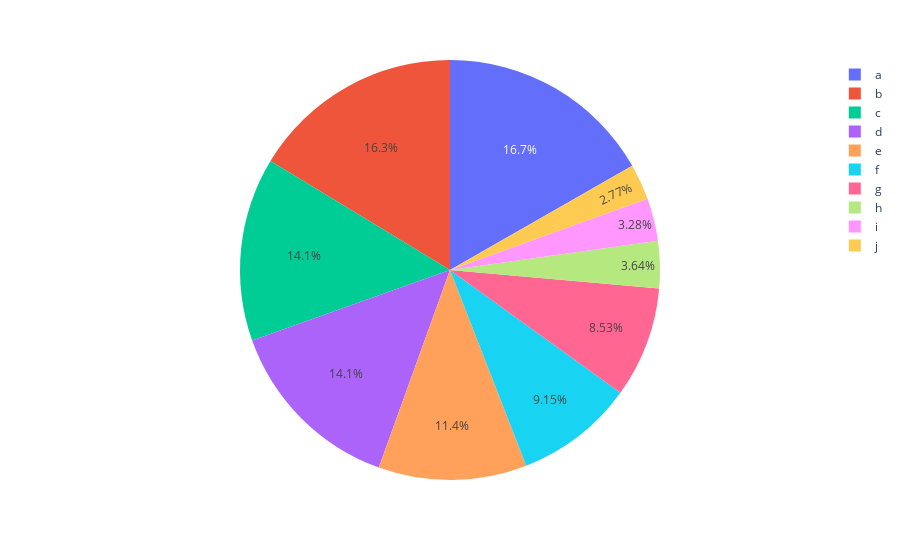

Notebook source saved alongside this figure:
### Code cell
out

### Figure 1 — Plotly figure (JSON) as saved in the notebook; plotly's stock layout.template omitted (floating-point values rounded to 4 significant figures)
{"data": [{"customdata": [["a"], ["b"], ["c"], ["d"], ["e"], ["f"], ["g"], ["h"], ["i"], ["j"]], "domain": {"x": [0, 1], "y": [0, 1]}, "hovertemplate": "answer=%{customdata[0]}<br>count=%{value}<extra></extra>", "labels": ["a", "b", "c", "d", "e", "f", "g", "h", "i", "j"], "legendgroup": "", "marker": {"colors": ["#636efa", "#EF553B", "#00cc96", "#ab63fa", "#FFA15A", "#19d3f3", "#FF6692", "#B6E880", "#FF97FF", "#FECB52"]}, "name": "", "showlegend": true, "type": "pie", "values": [30040, 29314, 25377, 25240, 20510, 16433, 15323, 6536, 5893, 4968]}], "layout": {"legend": {"tracegroupgap": 0}, "margin": {"t": 60}}}
